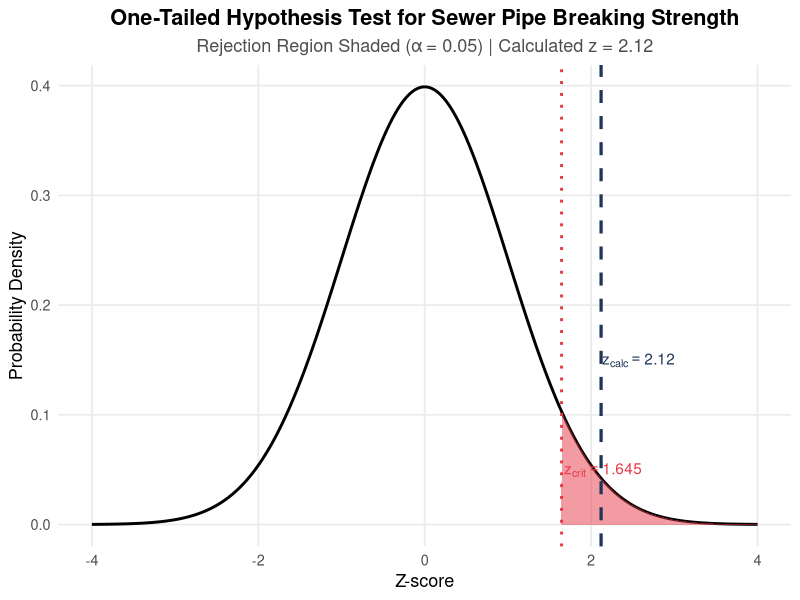

Reproduce this figure in R.
## ---- chunk 1
#| echo: false
#| fig-width: 8
#| fig-height: 5
#| fig-cap: "One sample hypothesis test."

library(ggplot2)

# 1. Test Parameters
alpha <- 0.05
z_calc <- 2.12
z_crit <- qnorm(1 - alpha)  # 1.645

# 2. Generate Standard Normal Distribution Data
x_vals <- seq(-4, 4, length.out = 1000)
df_norm <- data.frame(
  x = x_vals,
  y = dnorm(x_vals)
)

# 3. Create ggplot Visualization
ggplot(df_norm, aes(x = x, y = y)) +
  # Draw standard normal curve
  geom_line(color = "black", linewidth = 1) +
  
  # Shade Right-Tailed Rejection Region (alpha = 0.05)
  geom_area(
    data = subset(df_norm, x >= z_crit),
    aes(y = y), fill = "#E63946", alpha = 0.5
  ) +
  
  # Vertical line for the calculated test statistic (z = 2.12)
  geom_vline(xintercept = z_calc, color = "#1D3557", linetype = "dashed", linewidth = 1.1) +
  
  # Vertical line for the critical value (z = 1.645)
  geom_vline(xintercept = z_crit, color = "#E63946", linetype = "dotted", linewidth = 1) +
  
  # Annotations
  annotate("text", x = z_calc + 0.45, y = 0.15, 
           label = paste0("z[calc] == ", z_calc), parse = TRUE, color = "#1D3557", fontface = "bold") +
  annotate("text", x = z_crit + 0.5, y = 0.05, 
           label = paste0("z[crit] == ", round(z_crit, 3)), parse = TRUE, color = "#E63946") +
  
  # Plot Formatting
  labs(
    title = "One-Tailed Hypothesis Test for Sewer Pipe Breaking Strength",
    subtitle = paste0("Rejection Region Shaded (\u03b1 = ", alpha, ") | Calculated z = ", z_calc),
    x = "Z-score",
    y = "Probability Density"
  ) +
  theme_minimal(base_size = 13) +
  theme(
    plot.title = element_text(face = "bold", hjust = 0.5),
    plot.subtitle = element_text(hjust = 0.5, color = "gray30"),
    panel.grid.minor = element_blank()
  )
